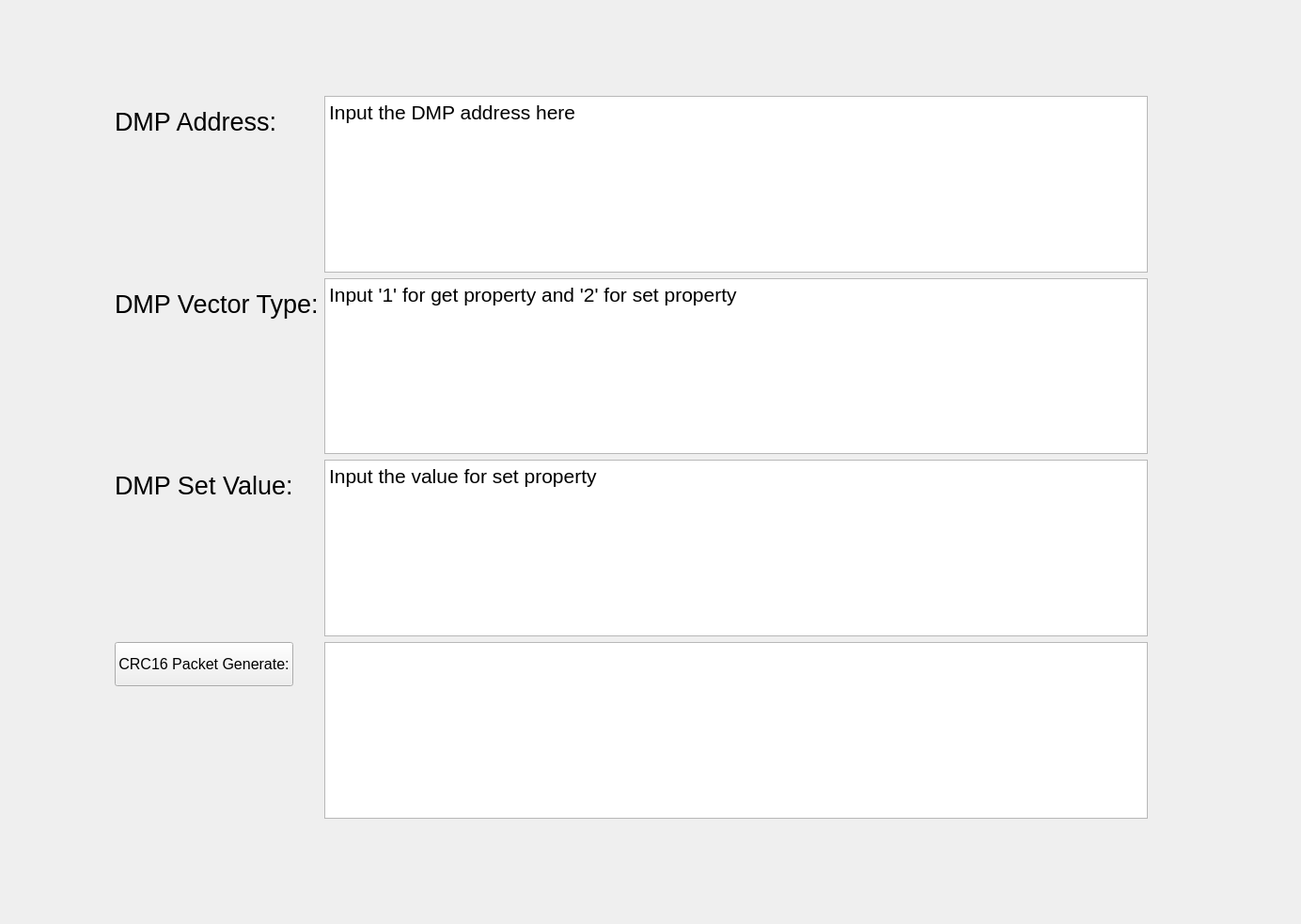
<?xml version="1.0" encoding="UTF-8"?>
<ui version="4.0">
 <class>crc16_dmpClass</class>
 <widget class="QWidget" name="crc16_dmpClass">
  <property name="geometry">
   <rect>
    <x>0</x>
    <y>0</y>
    <width>1384</width>
    <height>983</height>
   </rect>
  </property>
  <property name="windowTitle">
   <string>crc16_dmp</string>
  </property>
  <widget class="QWidget" name="">
   <property name="geometry">
    <rect>
     <x>111</x>
     <y>91</y>
     <width>1121</width>
     <height>791</height>
    </rect>
   </property>
   <layout class="QFormLayout" name="formLayout">
    <item row="0" column="0">
     <widget class="QLabel" name="labelDmpAddress">
      <property name="font">
       <font>
        <pointsize>20</pointsize>
       </font>
      </property>
      <property name="text">
       <string>DMP Address:</string>
      </property>
     </widget>
    </item>
    <item row="0" column="1">
     <widget class="QTextBrowser" name="textDmpAddress">
      <property name="sizePolicy">
       <sizepolicy hsizetype="Preferred" vsizetype="Preferred">
        <horstretch>0</horstretch>
        <verstretch>0</verstretch>
       </sizepolicy>
      </property>
      <property name="font">
       <font>
        <pointsize>16</pointsize>
       </font>
      </property>
      <property name="html">
       <string>&lt;!DOCTYPE HTML PUBLIC &quot;-//W3C//DTD HTML 4.0//EN&quot; &quot;http://www.w3.org/TR/REC-html40/strict.dtd&quot;&gt;
&lt;html&gt;&lt;head&gt;&lt;meta name=&quot;qrichtext&quot; content=&quot;1&quot; /&gt;&lt;style type=&quot;text/css&quot;&gt;
p, li { white-space: pre-wrap; }
&lt;/style&gt;&lt;/head&gt;&lt;body style=&quot; font-family:'MS Shell Dlg 2'; font-size:16pt; font-weight:400; font-style:normal;&quot;&gt;
&lt;p style=&quot; margin-top:0px; margin-bottom:0px; margin-left:0px; margin-right:0px; -qt-block-indent:0; text-indent:0px;&quot;&gt;Input the DMP address here&lt;/p&gt;&lt;/body&gt;&lt;/html&gt;</string>
      </property>
     </widget>
    </item>
    <item row="1" column="0">
     <widget class="QLabel" name="labelDmpVecType">
      <property name="font">
       <font>
        <pointsize>20</pointsize>
       </font>
      </property>
      <property name="text">
       <string>DMP Vector Type:</string>
      </property>
     </widget>
    </item>
    <item row="1" column="1">
     <widget class="QTextEdit" name="textDmpVecType">
      <property name="sizePolicy">
       <sizepolicy hsizetype="Preferred" vsizetype="Preferred">
        <horstretch>0</horstretch>
        <verstretch>0</verstretch>
       </sizepolicy>
      </property>
      <property name="font">
       <font>
        <pointsize>16</pointsize>
       </font>
      </property>
      <property name="html">
       <string>&lt;!DOCTYPE HTML PUBLIC &quot;-//W3C//DTD HTML 4.0//EN&quot; &quot;http://www.w3.org/TR/REC-html40/strict.dtd&quot;&gt;
&lt;html&gt;&lt;head&gt;&lt;meta name=&quot;qrichtext&quot; content=&quot;1&quot; /&gt;&lt;style type=&quot;text/css&quot;&gt;
p, li { white-space: pre-wrap; }
&lt;/style&gt;&lt;/head&gt;&lt;body style=&quot; font-family:'MS Shell Dlg 2'; font-size:16pt; font-weight:400; font-style:normal;&quot;&gt;
&lt;p style=&quot; margin-top:0px; margin-bottom:0px; margin-left:0px; margin-right:0px; -qt-block-indent:0; text-indent:0px;&quot;&gt;Input '1' for get property and '2' for set property&lt;/p&gt;&lt;/body&gt;&lt;/html&gt;</string>
      </property>
     </widget>
    </item>
    <item row="2" column="0">
     <widget class="QLabel" name="labelDmpSetValue">
      <property name="font">
       <font>
        <pointsize>20</pointsize>
       </font>
      </property>
      <property name="text">
       <string>DMP Set Value:</string>
      </property>
     </widget>
    </item>
    <item row="2" column="1">
     <widget class="QTextBrowser" name="textDmpSetValue">
      <property name="sizePolicy">
       <sizepolicy hsizetype="Preferred" vsizetype="Preferred">
        <horstretch>0</horstretch>
        <verstretch>0</verstretch>
       </sizepolicy>
      </property>
      <property name="font">
       <font>
        <pointsize>16</pointsize>
       </font>
      </property>
      <property name="html">
       <string>&lt;!DOCTYPE HTML PUBLIC &quot;-//W3C//DTD HTML 4.0//EN&quot; &quot;http://www.w3.org/TR/REC-html40/strict.dtd&quot;&gt;
&lt;html&gt;&lt;head&gt;&lt;meta name=&quot;qrichtext&quot; content=&quot;1&quot; /&gt;&lt;style type=&quot;text/css&quot;&gt;
p, li { white-space: pre-wrap; }
&lt;/style&gt;&lt;/head&gt;&lt;body style=&quot; font-family:'MS Shell Dlg 2'; font-size:16pt; font-weight:400; font-style:normal;&quot;&gt;
&lt;p style=&quot; margin-top:0px; margin-bottom:0px; margin-left:0px; margin-right:0px; -qt-block-indent:0; text-indent:0px;&quot;&gt;Input the value for set property &lt;/p&gt;&lt;/body&gt;&lt;/html&gt;</string>
      </property>
     </widget>
    </item>
    <item row="3" column="1">
     <widget class="QTextBrowser" name="textDmpCrc16Gen">
      <property name="sizePolicy">
       <sizepolicy hsizetype="Preferred" vsizetype="Preferred">
        <horstretch>0</horstretch>
        <verstretch>0</verstretch>
       </sizepolicy>
      </property>
      <property name="font">
       <font>
        <pointsize>16</pointsize>
       </font>
      </property>
     </widget>
    </item>
    <item row="3" column="0">
     <widget class="QPushButton" name="pushButtonCrc16Gen">
      <property name="sizePolicy">
       <sizepolicy hsizetype="Preferred" vsizetype="Preferred">
        <horstretch>0</horstretch>
        <verstretch>0</verstretch>
       </sizepolicy>
      </property>
      <property name="font">
       <font>
        <pointsize>12</pointsize>
       </font>
      </property>
      <property name="text">
       <string>CRC16 Packet Generate:</string>
      </property>
     </widget>
    </item>
   </layout>
  </widget>
 </widget>
 <layoutdefault spacing="6" margin="11"/>
 <resources>
  <include location="crc16_dmp.qrc"/>
 </resources>
 <connections/>
</ui>
